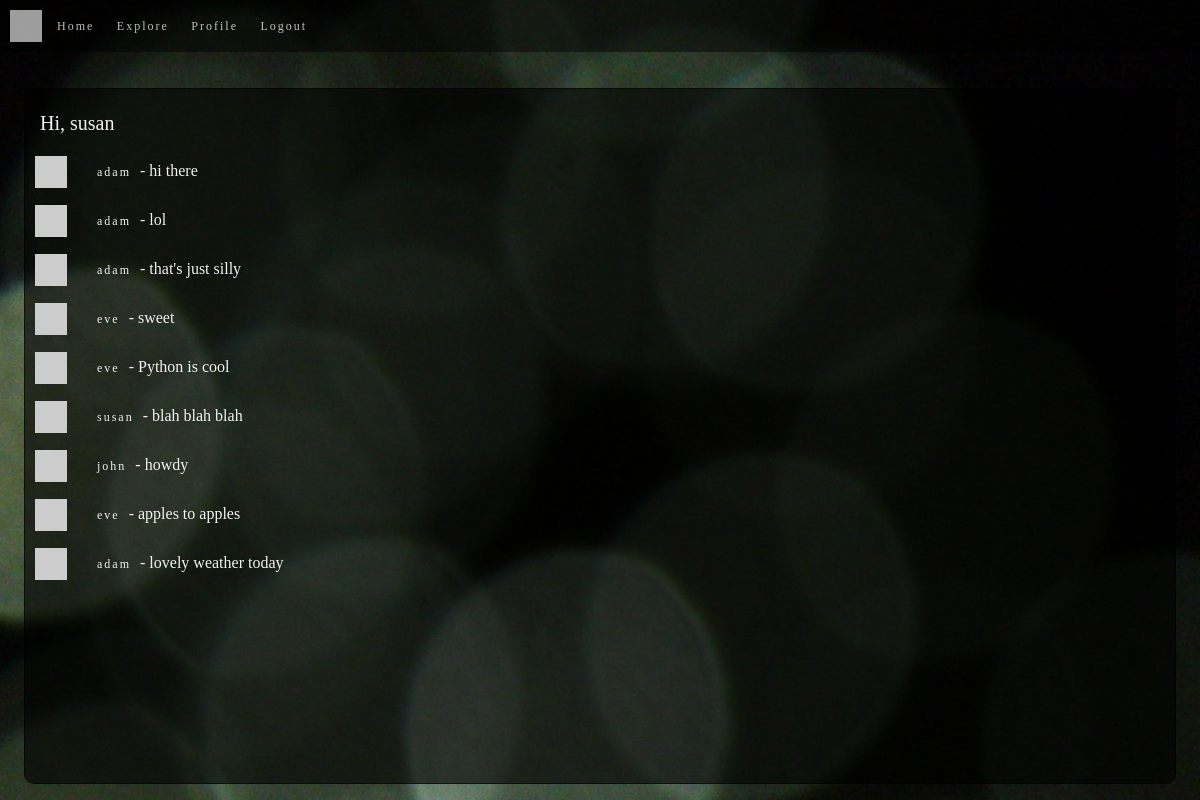
The page /explore (signed in) on the database as committed earlier.
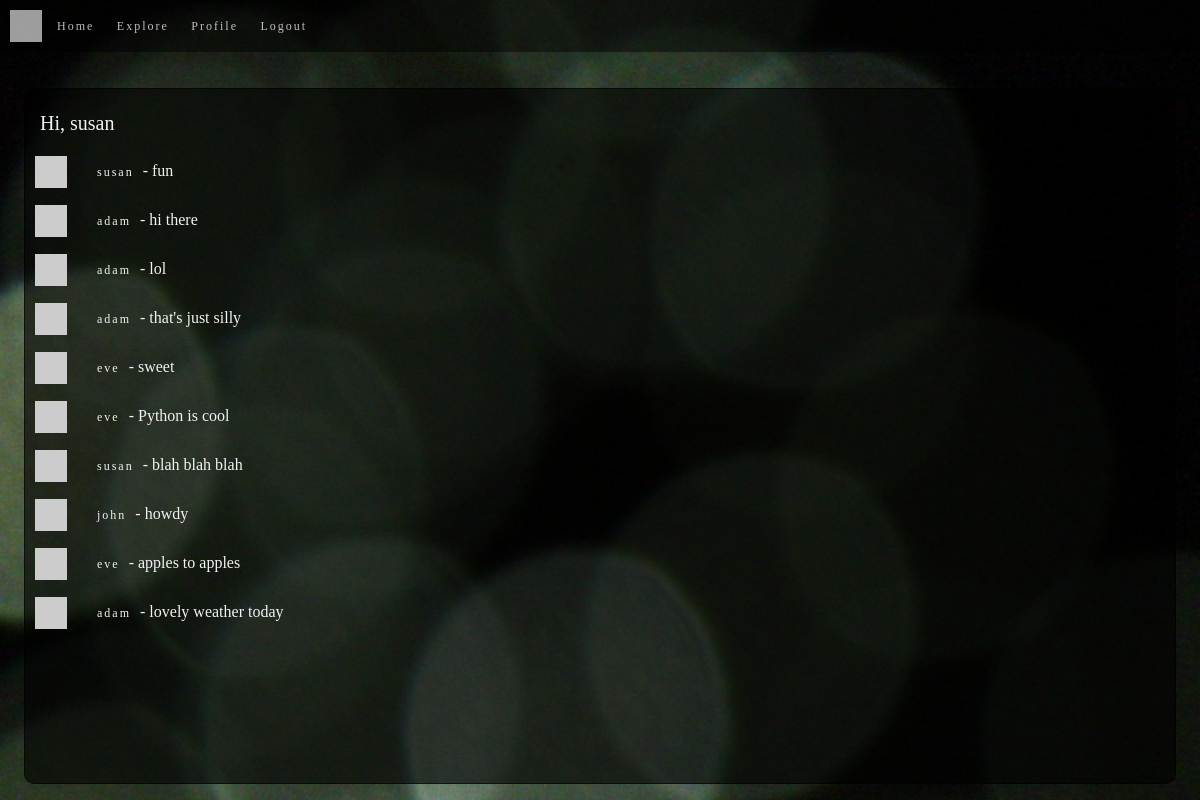
The same page on the database as committed later.
### app/models.py (models this page shows, shortened)
class Post(db.Model):
    id = db.Column(db.Integer, primary_key=True)
    body = db.Column(db.String(140))
    timestamp = db.Column(db.DateTime, index=True, default=datetime.utcnow)
    user_id = db.Column(db.Integer, db.ForeignKey('user.id'))

class User(UserMixin, db.Model):
    id = db.Column(db.Integer, primary_key=True)
    username = db.Column(db.String(64), index=True, unique=True)
    email = db.Column(db.String(120), index=True, unique=True)
    password_hash = db.Column(db.String(128))
    posts = db.relationship('Post', backref='author', lazy='dynamic')
    about_me = db.Column(db.String(140))
    last_seen = db.Column(db.DateTime, default=datetime.utcnow)
    followed = db.relationship(
        'User', secondary=followers,
        primaryjoin=(followers.c.follower_id == id),
        secondaryjoin=(followers.c.followed_id == id),
        backref=db.backref('followers', lazy='dynamic'), lazy='dynamic')
    def avatar(self):
        digest = md5(self.email.lower().encode('utf-8')).hexdigest()
        return avatar_dicebear("jdenticon", digest[12:])

### app/routes.py (the view)
@app.route('/explore', methods=["GET"])
@login_required
def explore():
    page = request.args.get('page', 1, type=int)
    posts = Post.query.order_by(Post.timestamp.desc()).paginate(page, app.config['POSTS_PER_PAGE'], False)
    next_url = url_for('explore', page=posts.next_num) if posts.has_next else None
    prev_url = url_for('explore', page=posts.prev_num) if posts.has_prev else None
    return render_template('index.html', title='Explore', posts=posts.items, next_url=next_url, prev_url=prev_url)

### app/models.py (called while the page is built)
@login.user_loader
def load_user(id):
    return User.query.get(int(id))

### app/routes.py (called while the page is built)
@app.before_request
def before_request():
    if current_user.is_authenticated:
        current_user.last_seen = datetime.utcnow()
        db.session.commit()

### app/utils.py (called while the page is built)
def avatar_dicebear(sprite, seed, mood=None):
    valid_sprites = [
        "male", "female", "human", "identicon",
        "initials", "bottts", "avataaars", "jdenticon", "gridy"]
    valid_moods = ["happy", "sad", "surprised"]
    if sprite not in valid_sprites:
        return "SPRITE MUST BE ONE OF : {}".format(", ".join(valid_sprites))
    if (mood is not None) and (mood in valid_moods):
        return "https://avatars.dicebear.com/v2/{sprites}/{seed}.svg?options[mood][]={mood}".format(sprites=sprite, seed=seed, mood=mood)
    return "https://avatars.dicebear.com/v2/{sprites}/{seed}.svg".format(sprites=sprite, seed=seed)

### app/templates/index.html (shortened to what this page needs)
{% extends "base.html" %}
{% block content%}
    <h1 id="subject">Hi, {{ current_user.username }}</h1>
    <div id="matter">
        {% if posts %}
        <ul>
            {% for post in posts %}
                {% include "_post.html" %}
            {% endfor %}
        </ul>
        {% endif %}
    </div>
{% endblock %}

### app/templates/_post.html
<section class="user-post">
    <img src="{{ post.author.avatar() }}" width="32px">
    <p class="user-posted">
        <a href="{{ url_for('user', username=post.author.username) }}">{{ post.author.username }}</a>
         - <b>{{ post.body }}</b>
    </p>
</section>

Rows that differ between the two databases and show on the page:
added Post: author.username "susan", body "fun"
